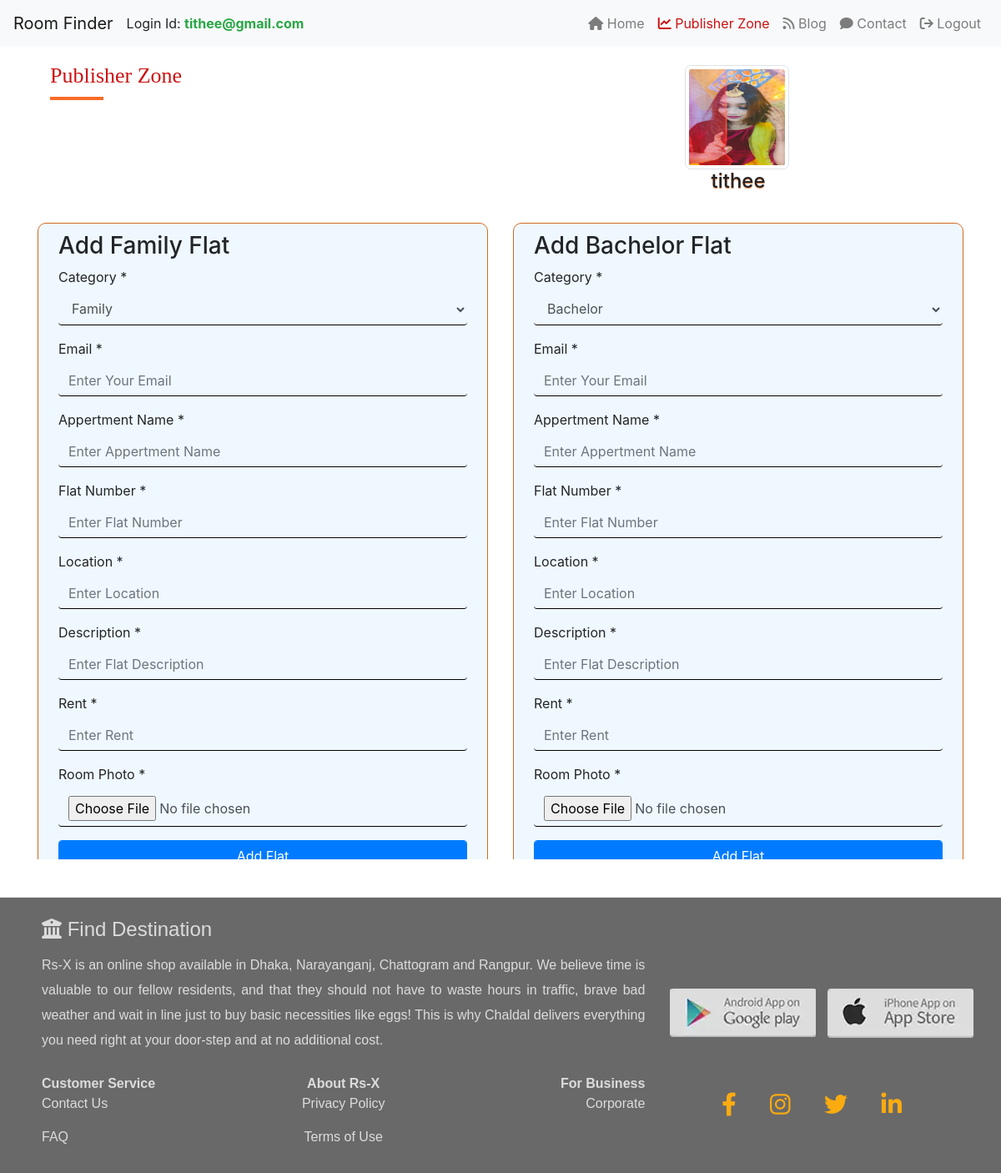
/publisher/publisher_zone.php (signed in), run on the app's committed database.
### tables this page shows
CREATE TABLE `registered_user` (
  `userId` int(11) NOT NULL,
  `name` varchar(255) NOT NULL,
  `email` varchar(255) NOT NULL,
  `password` varchar(255) NOT NULL,
  `confirmPassword` varchar(255) NOT NULL,
  `photo` varchar(255) NOT NULL,
  `registeredTime` timestamp NOT NULL DEFAULT current_timestamp()
);

### publisher/publisher_zone.php (the view, shortened to what this page needs)
<?php
require_once('../include/links.php');
require_once('config.php');
?>
<?php
if(isset($_COOKIE['currentUser'])){
    $crntUser=$_COOKIE['currentUser'];
}
?>
<link rel="stylesheet" href="css/publisherZone.css"/>
</head>
<body>
<?php
$selectQuery="SELECT * FROM `registered_user` WHERE `email`='$crntUser'";
$runQuery=mysqli_query($connect,$selectQuery);
$row=mysqli_fetch_assoc($runQuery);
?>
<header>
    <nav class="navbar navbar-expand-lg navbar-light bg-light fixed-top">
        <a class="navbar-brand" href="index.php">Room Finder</a>
        <div class="collapse navbar-collapse" id="navbarSupportedContent">
            <div class="email mr-auto">
                <span>Login Id: </span><span class="text-success font-weight-bold"><?php echo $row['email']?></span>
            </div>
            <ul class="navbar-nav ">
                <li class="nav-item ">
                    <a class="nav-link" href="../index.php"><i class="fa-solid fa-house"></i> Home</a>
                </li>
                <li class="nav-item">
                    <a class="nav-link customStyle" href="publisher_zone.php"><i class="fa-solid fa-chart-line"></i> Publisher Zone</a>
                </li>
                <li class="nav-item">
                    <a class="nav-link" href="../blog.php"><i class="fa-solid fa-rss"></i> Blog</a>
                </li>
                <li class="nav-item">
                    <a class="nav-link" href="../contact.php"><i class="fa-solid fa-comment"></i> Contact</a>
                </li>
                <li class="nav-item">
                    <a class="nav-link" href="logoutCore.php"><i class="fa-solid fa-arrow-right-from-bracket"></i> Logout</a>
                </li>
            </ul>
        </div>
    </nav>
<header/>
<section>
    <div class="container">
        <div class="row">
            <div class="col-md-6">
                <div class="container">
                    <h3 class="main-heading animate__animated animate__flipInX">Publisher Zone</h3>
                    <div class="underline"></div>
                </div>
            </div>
            <div class="col-md-6">
                <div class="user_profile animate__animated animate__backInRight">
                    <img class="img-thumbnail" src="publisher_images/<?php echo $row['photo']?>" alt=""/>
                </div>
                <div class="profile_name animate__animated animate__backInUp">
                    <h4><?php echo $row['name']?></h4>
                </div>
            </div>
        </div>
    </div>
</section>
<section>
    <div class="container">
        <div class="row animate__animated animate__zoomIn">
            <div class="col-md-6">
                <div class="singleAddFlat">
                    <h3>Add Family Flat</h3>
                    <form action="familyFlat_core.php" method="post" enctype="multipart/form-data">
                        <div class="form-group">
                            <label for="product_category">Category *</label>
                            <select class="form-control" name="flat_category" required>
                                <option value="family">Family</option>
                            </select>
                        </div>
                        <div class="form-group">
                            <label for="product_title">Email *</label>
                            <input type="email" class="form-control" id="product_title" placeholder="Enter Your Email" name="email" required/>
                        </div>
                        <div class="form-group">
                            <label for="product_title">Appertment Name *</label>
                            <input type="text" class="form-control" id="product_title" placeholder="Enter Appertment Name" name="appertmentName" required/>
                        </div>
                        <div class="form-group">
                            <label for="product_desc">Flat Number *</label>
                            <input type="text" class="form-control" id="product_desc" placeholder="Enter Flat Number" name="flatNumber" required/>
                        </div>
                        <div class="form-group">
                            <label for="product_price">Location *</label>
                            <input type="text" class="form-control" id="product_price" placeholder="Enter Location" name="location" required/>
                        </div>
                        <div class="form-group">
                            <label for="product_price">Description *</label>
                            <input type="text" class="form-control" id="product_price" placeholder="Enter Flat Description" name="description" required/>
                        </div>
                        <div class="form-group">
                            <label for="product_price">Rent *</label>
                            <input type="number" class="form-control" id="product_price" placeholder="Enter Rent" name="rent" required/>
                        </div>
                        <div class="form-group">
                            <label for="photo">Room Photo *</label>
                            <input type="file" class="form-control" id="photo" placeholder="Enter Room photo" name="photo" required />
                        </div>
                        <button type="submit" class="btn btn-primary form-control" value="submit" name="submit">Add Flat</button>
                    </form>
                </div>
            </div>
            <div class="col-md-6">
                <div class="singleAddFlat">
                    <h3>Add Bachelor Flat</h3>
                    <form action="bachelorFlat_core.php" method="post" enctype="multipart/form-data">
                        <div class="form-group">
                            <label for="product_category">Category *</label>
                            <select class="form-control" name="flat_category" required>
                                <option value="bachelor">Bachelor</option>
                            </select>
                        </div>
                        <div class="form-group">
                            <label for="product_title">Email *</label>
                            <input type="email" class="form-control" id="product_title" placeholder="Enter Your Email" name="email" required/>
                        </div>
                        <div class="form-group">
                            <label for="product_title">Appertment Name *</label>
                            <input type="text" class="form-control" id="product_title" placeholder="Enter Appertment Name" name="appertmentName" required/>
                        </div>
                        <div class="form-group">
                            <label for="product_desc">Flat Number *</label>
                            <input type="text" class="form-control" id="product_desc" placeholder="Enter Flat Number" name="flatNumber" required/>
                        </div>
                        <div class="form-group">
                            <label for="product_price">Location *</label>
                            <input type="text" class="form-control" id="product_price" placeholder="Enter Location" name="location" required/>
                        </div>
                        <div class="form-group">
                            <label for="product_price">Description *</label>
                            <input type="text" class="form-control" id="product_price" placeholder="Enter Flat Description" name="description" required/>
                        </div>
                        <div class="form-group">
                            <label for="product_price">Rent *</label>
                            <input type="number" class="form-control" id="product_price" placeholder="Enter Rent" name="rent" required/>
                        </div>
                        <div class="form-group">
                            <label for="photo">Room Photo *</label>
                            <input type="file" class="form-control" id="photo" placeholder="Enter Room photo" name="photo" required />
                        </div>
                        <button type="submit" class="btn btn-primary form-control" value="submit" name="submit">Add Flat</button>
                    </form>
                </div>
            </div>
        </div>
    </div>
</section>
    <?php
    require_once('../include/footer.php');
    ?>

### publisher/css/publisherZone.css (style rules this page uses)
body { background: center; }
.customStyle { color:rgb(204, 18, 18) !important; }
.main-heading { color: rgb(204, 18, 18); font-size: 26px; font-family: cursive; margin-top: 75px; }
.underline { height:04px; width:4rem; background-color: #f76c27; margin-top:10px; margin-bottom: 10px; }
.user_profile img { width: 125px; height: 125px; border-radius: 7px; }
.user_profile { width: 128px; margin: auto; margin-top: 78px; }
.profile_name { text-align: center; margin-bottom: 35px; }
.profile_name h4 { text-shadow: 0px 1px 1px #ea6f2af2; }
.singleAddFlat { border: 1px solid chocolate; padding: 10px 24px; border-radius: 10px; margin-bottom: 20px; background: aliceblue; }
.singleAddFlat input { background: none; border: none; border-bottom: 1px solid black; }
.singleAddFlat select { background: none; border: none; border-bottom: 1px solid black; }

### data on the page
registered_user: email "tithee@gmail.com", photo (picture), name "tithee"
